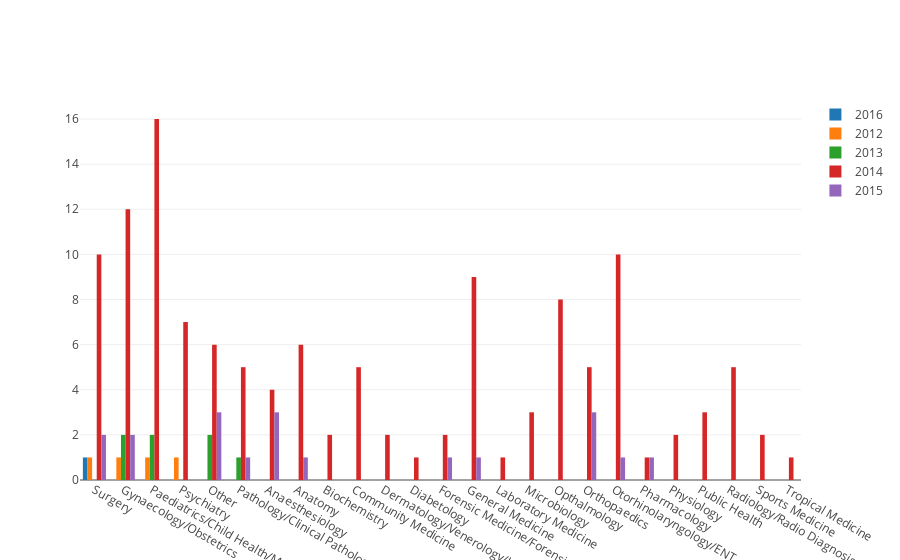

This figure's notebook cell:
### Markdown cell above
#### Physicians with Specializations/Additional Qulaification registered year wise

### Code cell
plot_registration_year_wise(df_analysis,'Specialization')

### Figure 1 — Plotly figure (JSON) as saved in the notebook; plotly's stock layout.template omitted (floating-point values rounded to 4 significant figures)
{"data": [{"name": "2016", "type": "bar", "uid": "7ad2ae74-1127-11e9-bb08-9cda3ee3f089", "x": ["Surgery"], "y": [1]}, {"name": "2012", "type": "bar", "uid": "7ad2ae75-1127-11e9-9296-9cda3ee3f089", "x": ["Gynaecology/Obstetrics", "Paediatrics/Child Health/Maternity and Child", "Psychiatry", "Surgery"], "y": [1, 1, 1, 1]}, {"name": "2013", "type": "bar", "uid": "7ad2ae76-1127-11e9-b535-9cda3ee3f089", "x": ["Gynaecology/Obstetrics", "Other", "Paediatrics/Child Health/Maternity and Child", "Pathology/Clinical Pathology"], "y": [2, 2, 2, 1]}, {"name": "2014", "type": "bar", "uid": "7ad2ae77-1127-11e9-9dfa-9cda3ee3f089", "x": ["Anaesthesiology", "Anatomy", "Biochemistry", "Community Medicine", "Dermatology/Venerology/Leprosy", "Diabetology", "Forensic Medicine/Forensic Medicine and Toxicology", "General Medicine", "Gynaecology/Obstetrics", "Laboratory Medicine", "Microbiology", "Opthalmology", "Orthopaedics", "Other", "Otorhinolaryngology/ENT", "Paediatrics/Child Health/Maternity and Child", "Pathology/Clinical Pathology", "Pharmacology", "Physiology", "Psychiatry", "Public Health", "Radiology/Radio Diagnosis/Radiation Medicine", "Sports Medicine", "Surgery", "Tropical Medicine"], "y": [4, 6, 2, 5, 2, 1, 2, 9, 12, 1, 3, 8, 5, 6, 10, 16, 5, 1, 2, 7, 3, 5, 2, 10, 1]}, {"name": "2015", "type": "bar", "uid": "7ad2ae78-1127-11e9-bdee-9cda3ee3f089", "x": ["Anaesthesiology", "Anatomy", "Forensic Medicine/Forensic Medicine and Toxicology", "General Medicine", "Gynaecology/Obstetrics", "Orthopaedics", "Other", "Otorhinolaryngology/ENT", "Pathology/Clinical Pathology", "Pharmacology", "Surgery"], "y": [3, 1, 1, 1, 2, 3, 3, 1, 1, 1, 2]}], "layout": {}}
